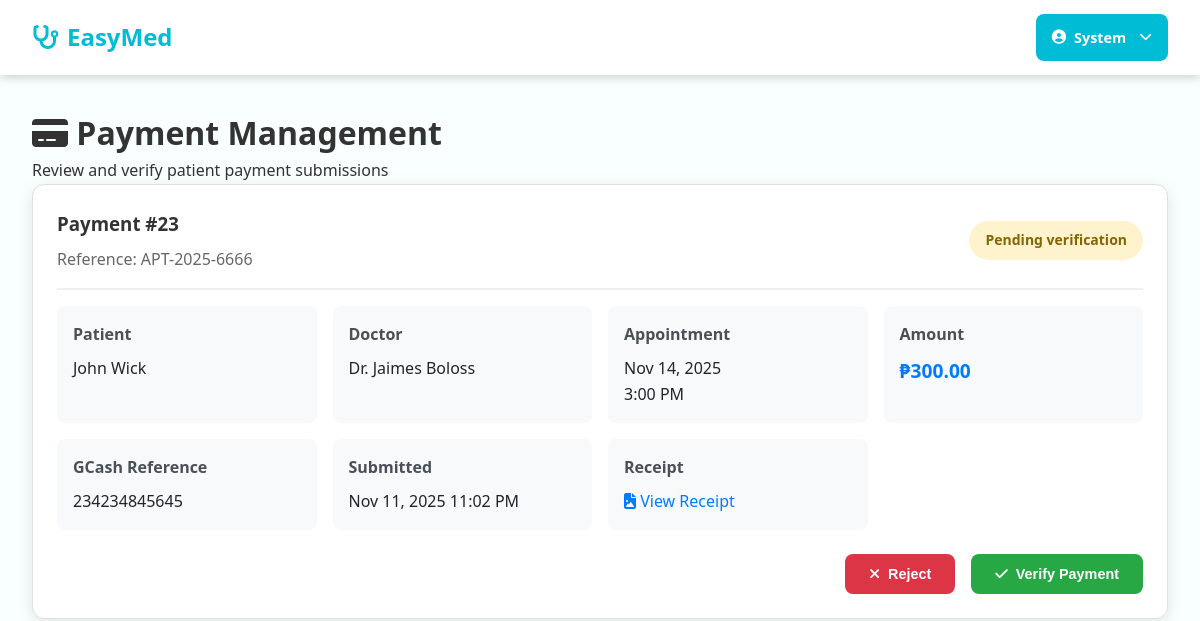
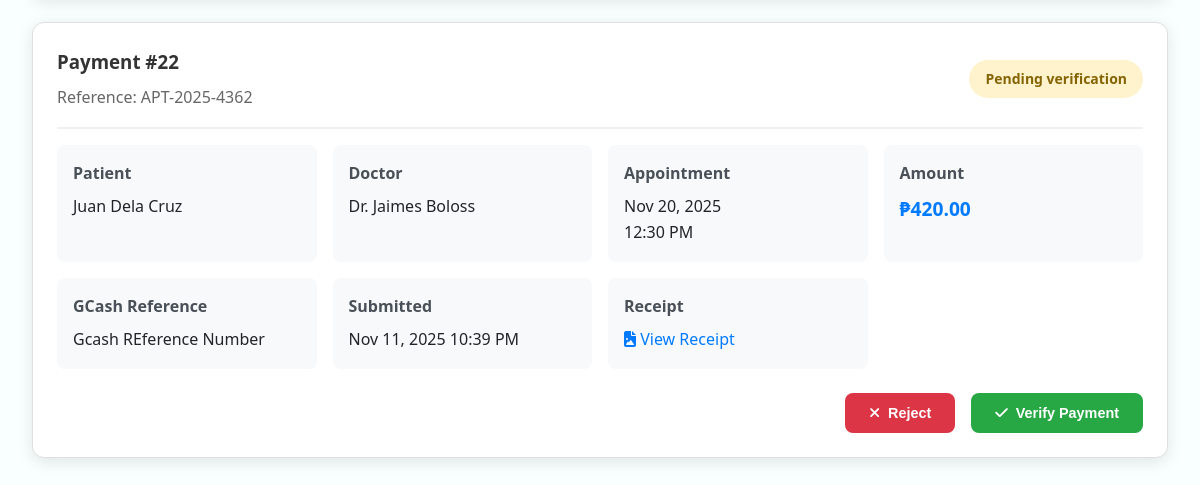
Page /admin/payment-management.php (signed in) on the earlier database version (2 pictures, top to bottom).
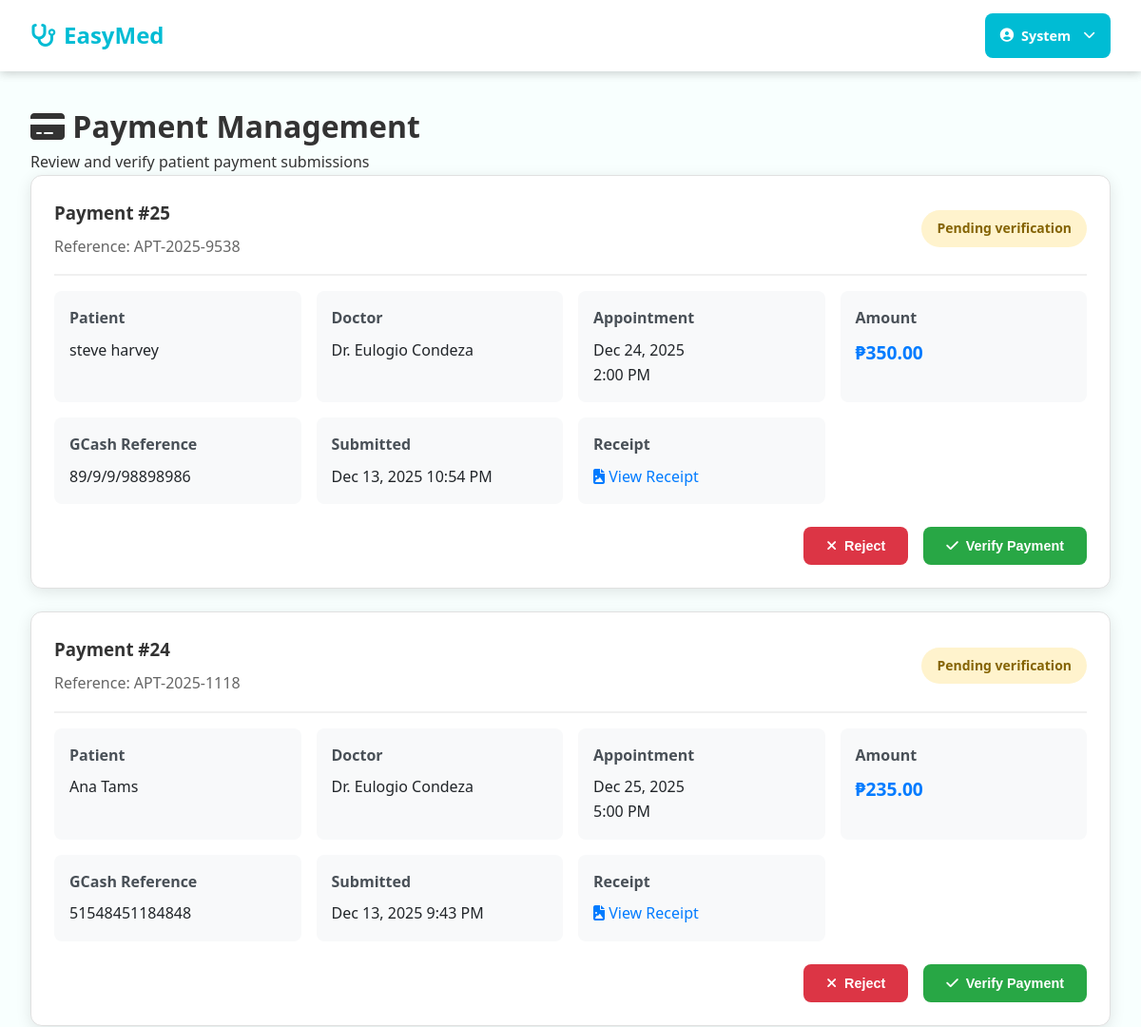
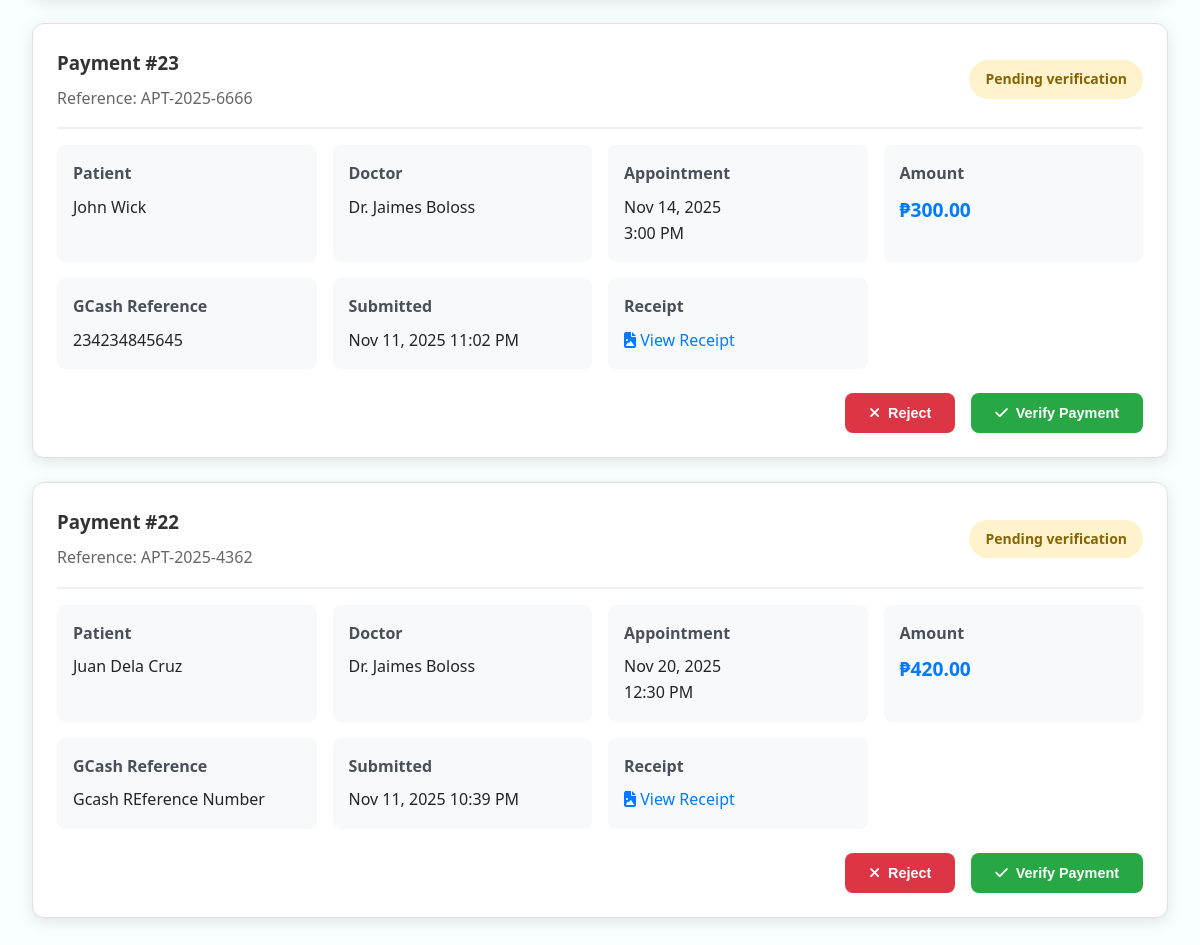
Same page on the later database version (2 pictures, top to bottom).
### tables this page shows
CREATE TABLE payments (
        id INTEGER PRIMARY KEY AUTOINCREMENT,
        appointment_id INTEGER NOT NULL,
        patient_id INTEGER NOT NULL,
        amount DECIMAL(10,2) NOT NULL,
        payment_method VARCHAR(50) DEFAULT 'gcash',
        gcash_reference VARCHAR(100),
        receipt_file VARCHAR(255),
        payment_notes TEXT,
        status VARCHAR(20) DEFAULT 'pending_verification',
        verified_by INTEGER NULL,
        verified_at DATETIME NULL,
        submitted_at DATETIME NOT NULL,
        created_at DATETIME NOT NULL,
        updated_at DATETIME NOT NULL,
        FOREIGN KEY (appointment_id) REFERENCES appointments(id) ON DELETE CASCADE,
        FOREIGN KEY (patient_id) REFERENCES patients(id) ON DELETE CASCADE,
        FOREIGN KEY (verified_by) REFERENCES users(id) ON DELETE SET NULL
    );

CREATE TABLE "appointments" (
            id INTEGER PRIMARY KEY AUTOINCREMENT,
            patient_id INTEGER NOT NULL,
            doctor_id INTEGER NOT NULL,
            appointment_date DATE NOT NULL,
            appointment_time TIME NOT NULL,
            duration INTEGER,
            reason_for_visit TEXT,
            status TEXT CHECK(status IN ('pending', 'rescheduled', 'scheduled', 'completed', 'cancelled', 'no_show')) DEFAULT 'pending',
            notes TEXT,
            patient_info TEXT,
            created_at DATETIME DEFAULT CURRENT_TIMESTAMP,
            updated_at DATETIME DEFAULT CURRENT_TIMESTAMP
        );

### includes/database.php (called while the page is built, shortened)
<?php
class Database {
    private $connection;
    private static $instance = null;
    public static function getInstance() {
        if (self::$instance === null) {
            self::$instance = new self();
        }
        return self::$instance;
    }
    private function connect() {
        try {
            if (DB_TYPE === 'sqlite') {
                $this->connection = new PDO(
                    "sqlite:" . SQLITE_PATH,
                    null,
                    null,
                    array(
                        PDO::ATTR_ERRMODE => PDO::ERRMODE_EXCEPTION,
                        PDO::ATTR_DEFAULT_FETCH_MODE => PDO::FETCH_ASSOC
                    )
                );
                $this->connection->exec('PRAGMA foreign_keys = ON');
            }
        } catch (PDOException $e) {
            die("Database connection failed: " . $e->getMessage());
        }
    }
    public function query($sql, $params = array()) {
        try {
            $stmt = $this->connection->prepare($sql);
            $stmt->execute($params);
            return $stmt;
        } catch (PDOException $e) {
            error_log("Database query error: " . $e->getMessage());
            throw $e;
        }
    }
    public function fetchAll($sql, $params = array()) {
        $stmt = $this->query($sql, $params);
        return $stmt->fetchAll();
    }
}
?>

### admin/payment-management.php (the view, shortened to what this page needs)
<?php
$db = Database::getInstance();
$payments = $db->fetchAll("
    SELECT
        p.*, a.appointment_date, a.appointment_time,
        u_patient.first_name as patient_first_name, u_patient.last_name as patient_last_name,
        u_doctor.first_name as doctor_first_name, u_doctor.last_name as doctor_last_name,
        u_verified.first_name as verified_by_first_name, u_verified.last_name as verified_by_last_name,
        JSON_EXTRACT(a.patient_info, '$.reference_number') as reference_number
    FROM payments p
    JOIN appointments a ON p.appointment_id = a.id
    JOIN patients pt ON p.patient_id = pt.id
    JOIN users u_patient ON pt.user_id = u_patient.id
    JOIN doctors d ON a.doctor_id = d.id
    JOIN users u_doctor ON d.user_id = u_doctor.id
    LEFT JOIN users u_verified ON p.verified_by = u_verified.id
    ORDER BY p.submitted_at DESC
");
?>
<!DOCTYPE html>
<html lang="en">
<head>
    <link rel="stylesheet" href="<?= SITE_URL ?>/assets/css/style.css">
    <link rel="stylesheet" href="https://cdnjs.cloudflare.com/ajax/libs/font-awesome/6.0.0/css/all.min.css">
</head>
<body>
    <?php require_once '../includes/header.php'; ?>
    <div class="admin-container">
        <h1><i class="fas fa-credit-card"></i> Payment Management</h1>
        <p>Review and verify patient payment submissions</p>
        <div class="payment-grid">
            <?php if (empty($payments)): ?>
                <div class="payment-card" style="text-align: center; padding: 3rem;">
                    <i class="fas fa-inbox" style="font-size: 3rem; color: #ccc; margin-bottom: 1rem;"></i>
                    <h3 style="color: #666;">No Payment Submissions</h3>
                    <p style="color: #999;">Payment submissions will appear here for review.</p>
                </div>
            <?php else: ?>
                <?php foreach ($payments as $payment): ?>
                    <div class="payment-card">
                        <div class="payment-header">
                            <div>
                                <h3 style="margin: 0; color: #333;">
                                    Payment #<?= $payment['id'] ?>
                                </h3>
                                <p style="margin: 0.5rem 0 0 0; color: #666;">
                                    Reference: <?= htmlspecialchars(trim($payment['reference_number'], '"')) ?>
                                </p>
                            </div>
                            <span class="payment-status status-<?= $payment['status'] ?>">
                                <?= ucfirst(str_replace('_', ' ', $payment['status'])) ?>
                            </span>
                        </div>
                        <div class="payment-details">
                            <div class="detail-group">
                                <div class="detail-label">Patient</div>
                                <div class="detail-value">
                                    <?= htmlspecialchars($payment['patient_first_name'] . ' ' . $payment['patient_last_name']) ?>
                                </div>
                            </div>
                            <div class="detail-group">
                                <div class="detail-label">Doctor</div>
                                <div class="detail-value">
                                    Dr. <?= htmlspecialchars($payment['doctor_first_name'] . ' ' . $payment['doctor_last_name']) ?>
                                </div>
                            </div>
                            <div class="detail-group">
                                <div class="detail-label">Appointment</div>
                                <div class="detail-value">
                                    <?= date('M j, Y', strtotime($payment['appointment_date'])) ?><br>
                                    <?= date('g:i A', strtotime($payment['appointment_time'])) ?>
                                </div>
                            </div>
                            <div class="detail-group">
                                <div class="detail-label">Amount</div>
                                <div class="detail-value" style="font-size: 1.2rem; font-weight: bold; color: #007bff;">
                                    ₱<?= number_format($payment['amount'], 2) ?>
                                </div>
                            </div>
                            <div class="detail-group">
                                <div class="detail-label">GCash Reference</div>
                                <div class="detail-value">
                                    <?= htmlspecialchars($payment['gcash_reference']) ?>
                                </div>
                            </div>
                            <div class="detail-group">
                                <div class="detail-label">Submitted</div>
                                <div class="detail-value">
                                    <?= date('M j, Y g:i A', strtotime($payment['submitted_at'])) ?>
                                </div>
                            </div>
                            <?php if ($payment['receipt_file']): ?>
                            <div class="detail-group">
                                <div class="detail-label">Receipt</div>
                                <div class="detail-value">
                                    <a href="<?= SITE_URL ?>/assets/uploads/payment_receipts/<?= htmlspecialchars($payment['receipt_file']) ?>"
                                       target="_blank" class="receipt-link">
                                        <i class="fas fa-file-image"></i> View Receipt
                                    </a>
                                </div>
                            </div>
                            <?php endif; ?>
                        </div>
                        <?php if ($payment['status'] === 'pending_verification'): ?>
                        <div class="payment-actions">
                            <form method="post" style="display: inline;">
                                <button type="submit" class="btn btn-danger"
                                        onclick="return confirm('Are you sure you want to reject this payment?')">
                                    <i class="fas fa-times"></i> Reject
                                </button>
                            </form>
                            <form method="post" style="display: inline;">
                                <button type="submit" class="btn btn-success"
                                        onclick="return confirm('Are you sure you want to verify this payment?')">
                                    <i class="fas fa-check"></i> Verify Payment
                                </button>
                            </form>
                        </div>
                        <?php endif; ?>
                    </div>
                <?php endforeach; ?>
            <?php endif; ?>
        </div>
    </div>
</body>
</html>

### includes/header.php (shortened to what this page needs)
<!DOCTYPE html>
<html lang="en">
<head>
    <link rel="stylesheet" href="<?php echo SITE_URL; ?>/assets/css/style.css">
    <link rel="stylesheet" href="https://cdnjs.cloudflare.com/ajax/libs/font-awesome/6.4.0/css/all.min.css">
    <link rel="stylesheet" href="<?php echo SITE_URL; ?>/assets/css/components/header.css">
    <link rel="stylesheet" href="<?php echo SITE_URL; ?>/assets/css/components/footer.css">
</head>
<body>
    <header class="header">
        <nav class="nav-container">
            <a href="<?php echo SITE_URL; ?>/index.php" class="logo">
                <i class="fas fa-stethoscope"></i> EasyMed
            </a>
            <div class="nav-auth">
                <?php if (isset($_SESSION['user_id'])): ?>
                    <div class="dropdown-nav">
                        <a href="#" class="dropdown-toggle">
                            <i class="fas fa-user-circle"></i> <span>System</span>
                            <i class="fas fa-chevron-down" style="margin-left: 5px; font-size: 0.8rem;"></i>
                        </a>
                    </div>
                <?php endif; ?>
            </div>
        </nav>
    </header>
    <main class="main-content">

### assets/css/style.css (style rules this page uses)
:root { --primary-cyan: #00bcd4; --light-cyan: #4dd0e1; --dark-cyan: #0097a7; --white: #ffffff; --light-gray: #f5f5f5; --medium-gray: #e0e0e0; --dark-gray: #757575; --text-dark: #333333; --text-light: #666666; --success: #4caf50; --warning: #ff9800; --error: #f44336; --shadow: rgba(0, 188, 212, 0.1); }
* { margin: 0; padding: 0; box-sizing: border-box; }
body { font-family: 'Segoe UI', Tahoma, Geneva, Verdana, sans-serif; line-height: 1.6; color: var(--text-dark); background-color: #f8fffe; }
.main-content { min-height: calc(100vh - 75px); }
.btn { padding: 0.75rem 1.5rem; border: none; border-radius: 8px; cursor: pointer; font-size: 0.9rem; font-weight: 600; text-decoration: none; display: inline-flex; align-items: center; gap: 0.5rem; transition: all 0.3s ease; text-align: center; justify-content: center; }

### assets/css/components/header.css (style rules this page uses)
.header { background: var(--white); box-shadow: 0 2px 10px rgba(0,0,0,0.1); position: sticky; top: 0; z-index: 1000; }
.nav-container { max-width: 100vw; margin: 0 auto; padding: 0 2rem; display: flex; align-items: center; justify-content: space-between; height: 75px; box-shadow: 0 2px 10px rgba(0,0,0,0.1); }
.logo { font-size: 1.5rem; font-weight: bold; color: var(--primary-cyan); text-decoration: none; display: flex; align-items: center; gap: 0.5rem; }
.nav-auth { display: flex; align-items: center; gap: 1rem; }
.dropdown-nav { position: relative; }
.dropdown-toggle { display: flex; align-items: center; gap: 0.5rem; padding: 0.75rem 1rem; background: var(--primary-cyan); color: var(--white); text-decoration: none; border-radius: 8px; font-weight: 600; transition: all 0.3s ease; font-size: 0.9rem; }

### admin/payment-management.php (style rules this page uses)
.admin-container { max-width: 1400px; margin: 0 auto; padding: 2rem; }
.payment-grid { display: grid; gap: 1.5rem; }
.payment-card { background: white; border-radius: 12px; padding: 1.5rem; box-shadow: 0 4px 16px rgba(0,0,0,0.1); border: 1px solid #e0e0e0; }
.payment-header { display: flex; justify-content: space-between; align-items: center; margin-bottom: 1rem; padding-bottom: 1rem; border-bottom: 2px solid #f0f0f0; }
.payment-status { padding: 0.5rem 1rem; border-radius: 20px; font-weight: bold; font-size: 0.875rem; }
.status-pending_verification { background: #fff3cd; color: #856404; }
.payment-details { display: grid; grid-template-columns: repeat(auto-fit, minmax(250px, 1fr)); gap: 1rem; margin-bottom: 1.5rem; }
.detail-group { background: #f8f9fa; padding: 1rem; border-radius: 8px; }
.detail-label { font-weight: bold; color: #495057; margin-bottom: 0.5rem; }
.detail-value { color: #212529; }
.payment-actions { display: flex; gap: 1rem; justify-content: flex-end; }
.btn { padding: 0.75rem 1.5rem; border: none; border-radius: 8px; cursor: pointer; font-weight: 600; text-decoration: none; display: inline-flex; align-items: center; gap: 0.5rem; transition: all 0.3s ease; }
.btn-success { background: #28a745; color: white; }
.btn-danger { background: #dc3545; color: white; }
.receipt-link { color: #007bff; text-decoration: none; }

Differences in the rows shown:
added payments: id "25", reference_number "APT-2025-9538", status "Pending verification", patient_last_name "steve harvey", doctor_last_name "Eulogio Condeza", appointment.appointment_date "Dec 24, 2025", appointment.appointment_time "2:00 PM", amount "350.00", gcash_reference "89/9/9/98898986", submitted_at "Dec 13, 2025 10:54 PM"
added payments: id "24", reference_number "APT-2025-1118", status "Pending verification", patient_last_name "Ana Tams", doctor_last_name "Eulogio Condeza", appointment.appointment_date "Dec 25, 2025", appointment.appointment_time "5:00 PM", amount "235.00", gcash_reference "51548451184848", submitted_at "Dec 13, 2025 9:43 PM"
